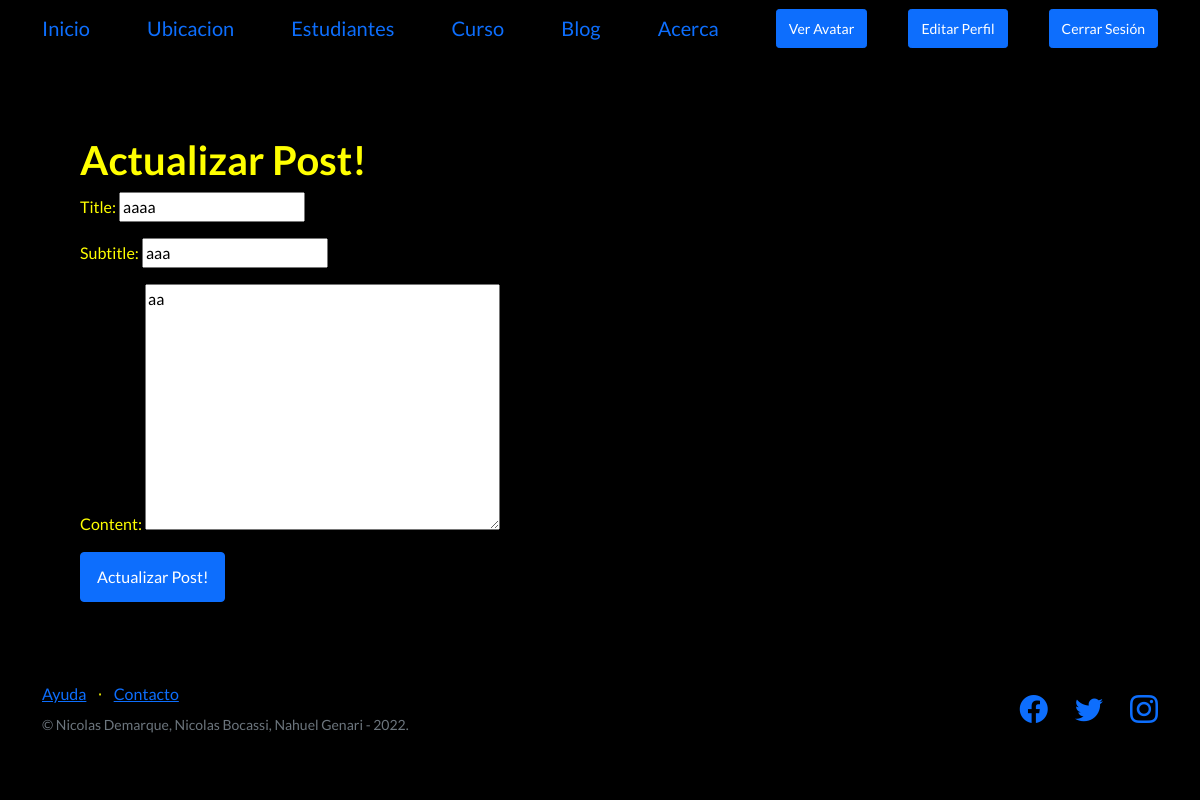
The page /article/update/74/ (signed in) on the database its author committed.
### alumnos/models.py (models this page shows, shortened)
class Post(models.Model):
    class PostObjects(models.Manager):
        def get_queryset(self):
            return super().get_queryset() .filter(status='published')
    options = (
        ('draft', 'Draft'),
        ('published', 'Published'),
    )
    category = models.ForeignKey(Category, on_delete=models.PROTECT, default=1)
    title = models.CharField(max_length=255)
    header_image = models.ImageField(null = True, blank=True, upload_to="images/")
    subtitle = models.CharField(max_length=255, null=True)
    excerpt = models.TextField(null=True)
    content = HTMLField()
    slug = models.SlugField(max_length=250, unique_for_date='published', null=False, unique=True)
    published = models.DateTimeField(default=timezone.now)
    author = models.ForeignKey(User, on_delete=models.CASCADE, related_name='blog_posts')
    status = models.CharField(max_length=10, choices=options, default='draft')
    objects = models.Manager()
    postobjects = PostObjects()
    class Meta:
        ordering = ('-published',)

### alumnos/views.py (the view)
# urls.py: path('article/update/<int:pk>/', Update_Post_View.as_view(), name='article-update'),
class Update_Post_View(UpdateView):
      model = Post
      template_name = 'Alumnos/update_post.html'
      fields = ['title', 'subtitle', 'content']

### alumnos/templates/alumnos/update_post.html (shortened to what this page needs)
{% extends "alumnos/plantilla_base.html" %}
{% block contenido_base %}
{% if user.is_authenticated %}
<h1> Actualizar Post! </h1>
<form method="POST">
    {{ form.as_p}}
    <button class="btn btn-primary">Actualizar Post!</button>
{% else %}
No tienes permiso para estar aqui! (Y lo sabes!)
{% endif %}
{% endblock contenido_base %}

### rows shown on the page
Post: title "aaaa", subtitle "aaa", content "aa"
